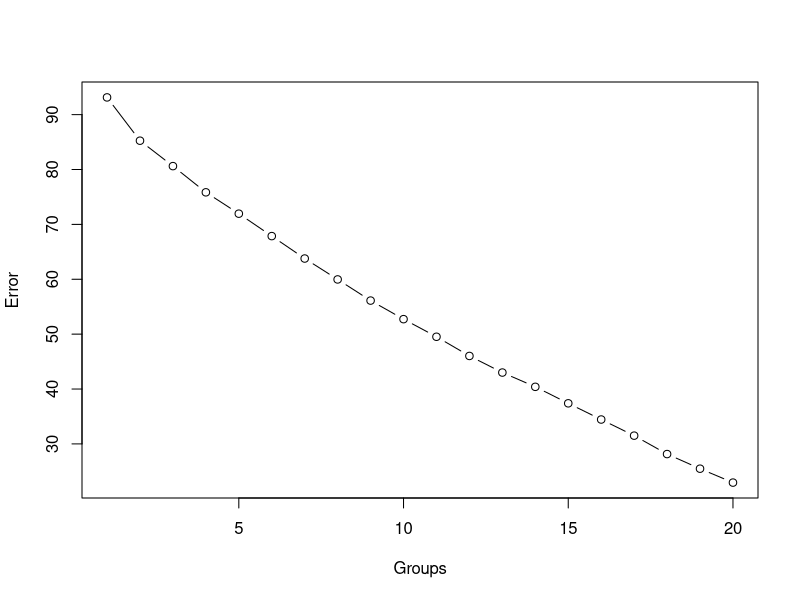

Recreate this plot in R.
install.packages("tm")
library(tm)

#########################

getwd()
setwd("C:/Users/ccordero/Desktop/Maestria/09_MAIM/04_mineria/")
# 1 we need to read the document
frases.fut.viajes <- read.csv('fraces_cerveza_filosofos_inges.txt', stringsAsFactors = F, sep="|", header = F)


# frases.fut.viajes is a data frame
str(frases.fut.viajes)
class(frases.fut.viajes)
# frase returns a content with every line
class(frases.fut.viajes$frase)
frases.fut.viajes$frase[2]
colnames(frases.fut.viajes)
colnames(frases.fut.viajes) <- c("frase")


# 2 We need to convert the document in corpus to be able to work
datos.clase.junio.2020.df <- frases.fut.viajes
# we need to convert the data frame into a corpus to manipulate it as lines of text
base.corpus <- Corpus(VectorSource(datos.clase.junio.2020.df$frase))
class(base.corpus)
ndocs <- length(base.corpus)
inspect(base.corpus)
# content returns a content with every line in a corpus
base.corpus$content[2]

# 3 we need to declare some limits and clean the text 
# thresholds - ignore exremelly rare or common words
minTermFreq <- ndocs * 0.01
maxTermFreq <- ndocs * 0.8
stopwords("spanish")
stopwords("english")
# define stopwords that is a list of words that are going to be removed from the text
# by default the stopwords are english then we need to set the spanish in this case
# The third argument just have to be a list not necessarilly predefined stopwords, in fact
# it is much better to define or list of stop words
base.corpous <- tm_map(base.corpus, removeWords, c(stopwords("spanish"), "los", "un", "la"))

# 4 Now we create a tokenized matrix representation of fraces vs word
# Example frace: Hello world world
#         Hello   world   tv
# frace     1       2     0
dtm = DocumentTermMatrix(base.corpous,
                         control = list(
                           stopwords = TRUE,
                           wordLengths= c(1,Inf),
                           removePunctuation=T,
                           removeNumbers=T,
                           bounds = list(global = c(minTermFreq,maxTermFreq))
                           )
                         )
class(dtm)
# dtm will be an object we need to convert into a matrix
dtm.matrix <- as.matrix(dtm)
dtm.matrix
dim(dtm.matrix)
dtm.matrix[1:5,1:10]

# 5 We apply inverse documnet frequency
# First we need to understand that if a word appear just in few fraces it will be more usefull
# to classify. Then we are going to take the matrix that we have and divide all the numbers over
# the number of fraces that have it, and not only that also the number the times that appears
# in the frace and others.
# Remember that the method receives a DTM object not a matrix
# mathit{idf}_i = \log_2 \frac{|D|}{|\{d \mid t_i \in d\}|
?weightTfIdf
dtm <- weightTfIdf(dtm, normalize = TRUE)
dtm.matrix.tf.idf <- as.matrix(dtm)
nrow(dtm.matrix.tf.idf)
dtm.matrix.tf.idf[1:5,1:10]
class(dtm.matrix.tf.idf)
dim(dtm.matrix.tf.idf)
# remove empty rows because maybe after removing stopwords or too frequent or unfrequent words maybe a row is empty now
rowTotals <- apply(dtm.matrix.tf.idf,1,sum)
dtm.matrix.tf.idf <- dtm.matrix.tf.idf[rowTotals > 0,]
dim(dtm.matrix.tf.idf)

# 6 apply Kmeans
# Kmeans is designed to make clusters. We have to define a number  of centroids, and every centroid, this start
# randomly positioned but they will be move to the center of the points closer to such centroid. Many iterations can be performed,
# or it can stops if the error is not changing.
# The error in Kmeans is the square mean error of the distances from the points of a cluster to its centroid. We have one error
# mesurement per cluster but we can add all of them to have a total.
# The most complicated point is to define the number of centroids.
# We are going to start doing an analysis to know how many centroids are ideal.
# we are going to apply kmeans from 1 centroid to 10 and check the error(withinss) then we are going to plot the result
# When we start watching progres we are going to take that result as the best number of centroids. We call it elbow rule.
base.kmeans <- dtm.matrix.tf.idf
# We need to treat it like dataframe
classified.docs <- as.data.frame(base.kmeans)
wss <- vector()
for(i in 1:20){
  set.seed(1234)
  wss[i] <- sum(kmeans(base.kmeans, centers = i, iter.max = 100)$withinss)
}
plot(1:20, wss, type="b", xlab="Groups", ylab="Error")
# We can see that after the point 2 and 4 there is a gradual improvement then we are going to take 2 centers because
# a rule in machine learning is to take the simples model as posible.

# 7 Evaluate the group
set.seed(1000)
kmeans.model <- kmeans(base.kmeans, centers = 2, iter.max = 100)
# kmeans can also provide the cluster that every point belong with the atribute cluster
datos.clase.junio.2020.df$Grupo <- kmeans.model$cluster[1:dim(dtm.matrix.tf.idf)[1]]
# The result is that we have 2 goups and we can group them in this way :  
# 1 1 2 2 2 1 1 1 1 1 1 2 1 1 1 1 1 1 1 1 1 1 1 1 1 1 1 1 1 1 1
# 1 shall be for traveling and 2 for futbol
set.seed(1000)
kmeans.model <- kmeans(base.kmeans, centers = 7, iter.max = 100)
# kmeans can also provide the cluster that every point belong with the atribute cluster
datos.clase.junio.2020.df$Grupo <- kmeans.model$cluster[1:dim(dtm.matrix.tf.idf)[1]]
# The result is that we have 2 goups and we can group them in this way : 
# Results are much better if the lenght of the fraces is the same or similar
# 3 3 3 3 3 3 3 3 3 3 3 6 7 3 1 1 2 4 5 3 3 3 3 3 3 3 3 2 3 3
# Applying 7 centers
# 1,2,4,5,6,7 for filosofy
# it is not precise
set.seed(1000)
kmeans.model <- kmeans(base.kmeans, centers = 13, iter.max = 100)
# kmeans can also provide the cluster that every point belong with the atribute cluster
datos.clase.junio.2020.df$Grupo <- kmeans.model$cluster[1:dim(dtm.matrix.tf.idf)[1]]
# The result is that we have 2 goups and we can group them in this way : 
# Results are much better if the lenght of the fraces is the same or similar
# 3  3  3  2 12  3  3  3  3  3  3 13 11  3  1  1  6  8  5  3  3 12  9 10 10  3  3  4  7  3
# Applying 13 centers
# 2,3,12  beer
# 1,5,6,8,11,13 for filosofy
# 4,7,9,10 for engineering
# it is a little bit more precise
